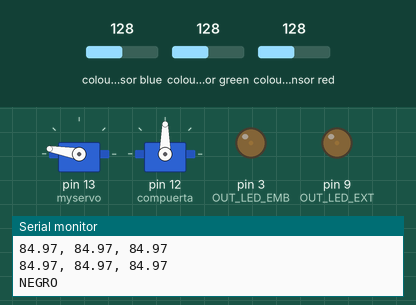
Bench run of a sketch on a simulated Arduino Uno, built with avr-gcc and run on an emulated ATmega328P. Shown: 2 × servo, output pins drawn as LEDs (lit = HIGH), the last lines printed to the serial monitor. The test bench sets the inputs (shaded band); at power-on: colour sensor blue 128, colour sensor green 128, colour sensor red 128.

Above: at 2.9 s.
3.0 s: colour sensor blue set to 99
At 7.1 s:
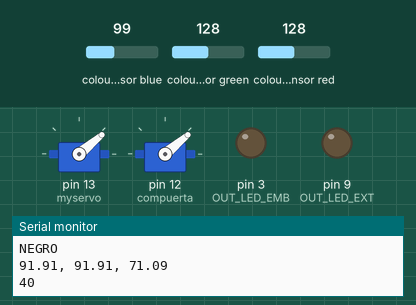
7.6 s: colour sensor blue set to 90
At 11.3 s:
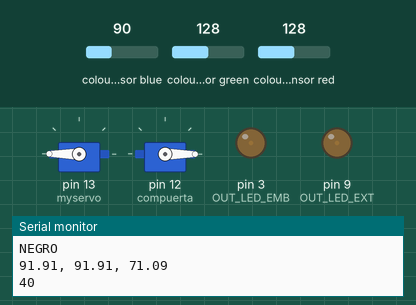
12.2 s: colour sensor green set to 133
At 17.5 s:
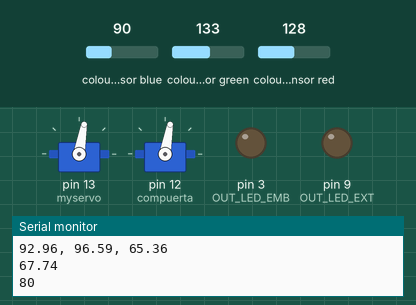
17.8 s: colour sensor red set to 5
At 26.5 s:
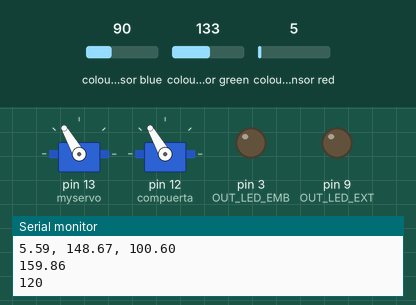
26.6 s: colour sensor red set to 191
40.0 s: colour sensor blue set to 111
45.3 s: colour sensor blue set to 120
Timing chart, 0 to 58.2 s (numbered marks = the images above; inputs shaded):
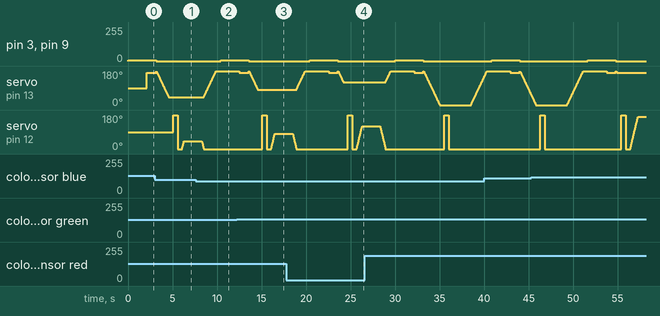

The sketch:

main.ino
```cpp
#include <string.h>
#include "COLOR.h"
#include <Servo.h>
#include <Stepper.h>

Servo compuerta;
Servo myservo;

bool onlyOnce = true;
int buttonState;
int posmyservo = 0;
int pos = 0;
int angle = 0;

double stepsPerRevolution = 2048;
Stepper myStepper(stepsPerRevolution, 8, 10, 9, 11);

void setup() {
  Serial.begin(9600);
  COLOR_init();
  myservo.attach(13);
  myStepper.setSpeed(15);
  compuerta.attach(12);
  //myservo.write(180);
  //compuerta.write(90);
}

void moveServo(Servo &motor, int value, int delayServo){
  for (pos = 0; pos <= value; pos += 1) {
    motor.write(pos);
    delay(5);
  }
  delay(delayServo);
  for (pos = value; pos >= 0; pos -= 1) {
    motor.write(pos);
    delay(5);
  }
}

int angleByColor(char* color){
  //return 120;
  if(color == "ROJO") return 170;
  if(color == "AZUL") return 120;
  if(color == "VERDE") return 80;
  if(color == "NEGRO") return 40;
  else return 0;
}

void loop() {

  RGB_t c = COLOR_getRGB();
  //moveServo(myservo, 90, 0);
  Serial.println(COLOR_getColorName());
  myservo.write(170);


  angle = angleByColor(COLOR_getColorName());
  Serial.println(angle);
  for (posmyservo = 180; posmyservo >= angle; posmyservo -= 1) {
    myservo.write(posmyservo);
    delay(10);
  }
  delay(500);
  compuerta.write(180);
  delay(500);
  compuerta.write(0);
  delay(500);

  moveServo(compuerta, angle, 2000);

  for (posmyservo = angle; posmyservo <= 180; posmyservo += 1) {
    myservo.write(posmyservo);
    delay(10);
  }
  delay(500);
}
```

COLOR.cpp
```cpp
#include "COLOR.h"
#include "Adafruit_TCS34725.h"
#include "ColorConverterLib.h"

Adafruit_TCS34725 colorSensor = Adafruit_TCS34725( TCS34725_INTEGRATIONTIME_700MS, TCS34725_GAIN_1X );

const int COLOR_HUE[] = { MAX_HUE_ROJO, MAX_HUE_NARANJA, MAX_HUE_AMARILLO, MAX_HUE_VERDE, MAX_HUE_AZUL,  MAX_HUE_VIOLETA, MAX_HUE_ROJO_2};
const int COLOR_ARRAY_LENGTH = sizeof (COLOR_HUE ) / sizeof (int );
// Es importante que Blanco, Negro y Gris sean los primeros tres! Si se desea modificar hay que cambiar los defines "INDEX_OF"
// Los colores deben estar en el mismo orden que están en COLOR_HUE
const char* COLOR_NAME[] = { "BLANCO", "NEGRO", "GRIS", "ROJO", "NARANJA", "AMARILLO", "VERDE", "AZUL", "VIOLETA", "ROJO"};

/* Es necesario llamar esta función en setup() para inicializar el sensor */
void COLOR_init( ){
      //configuración de inputs y outputs
    pinMode(OUT_LED_EMB, OUTPUT);
    pinMode(OUT_LED_EXT, OUTPUT);

    //leds inician apagados
    analogWrite(OUT_LED_EMB, LED_OFF);
    analogWrite(OUT_LED_EXT, LED_OFF);

    colorSensor.begin( );
}

/* Esta función es la más directa de usar. Simplemente entrega el nombre del color luego de observarlo*/
char * COLOR_getColorName(){
    RGB_t colorInRGB = COLOR_getRGB();
    HSL_t colorInHSL = COLOR_getHSLfromRGB( colorInRGB );
    int index = COLOR_getIndex( colorInHSL );
    return COLOR_getNameFromIndex(index);
}

/* Esta función devuelve un nombre amigable del color que se le pasa.
 Toma como entrada el índice del color dentro de COLOR_HUE[] */
char* COLOR_getNameFromIndex( int p_index ){
    if( p_index >= 0 && p_index < sizeof(COLOR_NAME) ) return COLOR_NAME[ p_index ];
    return "DESCONOCIDO";
}

/**
 * Esta función devulve el índice del array de tonos (COLOR_HUE)
 */
int COLOR_getIndex( HSL_t p_hsl ){
    // Si los parámetros caen dentro de la escala de grises
    if( p_hsl.luminosity >= LUMINOSITY_MIN_BLANCO && p_hsl.saturation < SATURATION_MAX_BLANCO ){
        return INDEX_OF_NAME_BLANCO;
    }
    if( p_hsl.luminosity < LUMINOSITY_MAX_NEGRO && p_hsl.saturation < SATURATION_MAX_NEGRO ){
        return INDEX_OF_NAME_NEGRO;
    }
    if( p_hsl.luminosity < LUMINOSITY_MAX_GRIS && p_hsl.saturation < SATURATION_MAX_GRIS ){
        return INDEX_OF_NAME_GRIS;
    }
    // Dependiendo del hue devuelve el color correspondiente del array de colores
    Serial.println(p_hsl.hue);
    for( int i = 0; i < COLOR_ARRAY_LENGTH; i++ ){
        if( p_hsl.hue <= COLOR_HUE[i] ){
            return i + INDEX_START_OF_COLORS;
        }
    }
    return UNKOWN_COLOR;
}

/**
   Transforma del modelo de color RGB al modelo HSL
 */
HSL_t COLOR_getHSLfromRGB( RGB_t p_rgb ){

    double hue;
    double saturation;
    double luminosity;
    ColorConverter::RgbToHsl(
                              static_cast < uint8_t > ( p_rgb.red ),
                              static_cast < uint8_t > ( p_rgb.green ),
                              static_cast < uint8_t > ( p_rgb.blue ),
                              hue, saturation, luminosity );

    HSL_t hsl;
    hsl.hue = hue * H_CONVERTER;
    hsl.saturation = saturation * LS_CONVERTER;
    hsl.luminosity = luminosity * LS_CONVERTER;

    return hsl;
}


/**
   Obtiene el color RGB del Sensor
 */
RGB_t COLOR_getRGB( ){

    uint16_t white;
    uint16_t red;
    uint16_t green;
    uint16_t blue;

    //Apagar el led de iluminacion integrado al sensor de color
    colorSensor.setInterrupt( false );
    analogWrite(OUT_LED_EMB, LED_EMB_ON);
    analogWrite(OUT_LED_EXT, LED_EXT_ON);

    // Toma al menos 60ms obtener un color
    delay( 1000 );

    //Obtenemos los colores del sensor
    colorSensor.getRawData( &red, &green, &blue, &white );

    //Encender el led integrado al sensor de color
    colorSensor.setInterrupt( true );

    analogWrite(OUT_LED_EMB, LED_OFF);
    analogWrite(OUT_LED_EXT, LED_OFF);

    // Obtener Codigo RGB
    RGB_t rgb;
    rgb.red = ( ( ( float ) red / white ) ) * CHAR_MAX_VAL;
    rgb.green = ( ( ( float ) green / white ) ) * CHAR_MAX_VAL;
    rgb.blue = ( ( float ) blue / white ) * CHAR_MAX_VAL;
    Serial.print (String(rgb.red) + ", ");
    Serial.print(String(rgb.green)+ ", ");
    Serial.println(String(rgb.blue));
    return rgb;
}
```

COLOR.h
```cpp
#ifndef COLOR_H
#define COLOR_H

// pines donde están conectados los leds
#define OUT_LED_EMB 3 // led embebido en el sensor
#define OUT_LED_EXT 9 // led externo


// intensidad de los leds. 0 es apagado, 255 es la máxima intensidad.
#define LED_OFF 0
#define LED_EMB_ON 5 //antes 32
#define LED_EXT_ON 5 //antes 128


#define MAX_HUE_ROJO 14
#define MAX_HUE_NARANJA 30
#define MAX_HUE_AMARILLO 60
#define MAX_HUE_VERDE 150
#define MAX_HUE_AZUL 270
#define MAX_HUE_VIOLETA 355
#define MAX_HUE_ROJO_2 360

#define INDEX_OF_NAME_BLANCO 0
#define INDEX_OF_NAME_NEGRO 1
#define INDEX_OF_NAME_GRIS 2
#define INDEX_START_OF_COLORS 3

#define LUMINOSITY_MIN_BLANCO 50 //antes 31
#define LUMINOSITY_MAX_NEGRO LUMINOSITY_MIN_BLANCO
#define LUMINOSITY_MAX_GRIS LUMINOSITY_MAX_NEGRO
#define SATURATION_MAX_BLANCO 11 //antes 11
#define SATURATION_MAX_NEGRO 15 //antes 20
#define SATURATION_MAX_GRIS 15

#define H_CONVERTER 360.0
#define LS_CONVERTER 100.0

#define CHAR_MAX_VAL 255

#define UNKOWN_COLOR -1

/**
 * Estructura para almacenar la informacion RGB del color
 */
typedef struct{
    float red;
    float green;
    float blue;
} RGB_t;

/**
 * Estructura para almacenar la informacion HSL del color
 */
typedef struct{
    double hue;
    double saturation;
    double luminosity;
} HSL_t;


void COLOR_init( );
char * COLOR_getColorName();
char* COLOR_getNameFromIndex( int p_index );
int COLOR_getIndex( HSL_t p_hsl );
RGB_t COLOR_getRGB( );
HSL_t COLOR_getHSLfromRGB( RGB_t p_rgb );

#endif /* COLOR_H */
```

ColorConverterLib.cpp
```cpp
// (licence header left out)
#include "ColorConverterLib.h"

void ColorConverter::RgbToHsv(uint8_t red, uint8_t green, uint8_t blue, double& hue, double& saturation, double& value)
{
	auto rd = static_cast<double>(red) / 255;
	auto gd = static_cast<double>(green) / 255;
	auto bd = static_cast<double>(blue) / 255;
	auto max = threeway_max(rd, gd, bd), min = threeway_min(rd, gd, bd);

	value = max;

	auto d = max - min;
	saturation = max == 0 ? 0 : d / max;

	hue = 0;
	if (max != min)
	{
		if (max == rd)
		{
			hue = (gd - bd) / d + (gd < bd ? 6 : 0);
		}
		else if (max == gd)
		{
			hue = (bd - rd) / d + 2;
		}
		else if (max == bd)
		{
			hue = (rd - gd) / d + 4;
		}
		hue /= 6;
	}
}


void ColorConverter::RgbToHsl(uint8_t red, uint8_t green, uint8_t blue, double& hue, double& saturation, double& lighting)
{
	auto rd = static_cast<double>(red) / 255;
	auto gd = static_cast<double>(green) / 255;
	auto bd = static_cast<double>(blue) / 255;

	auto max = threeway_max(rd, gd, bd);
	auto min = threeway_min(rd, gd, bd);

	double h, s, l = (max + min) / 2;

	if (max == min)
	{
		h = s = 0; // achromatic
	}
	else
	{
		auto d = max - min;
		s = l > 0.5 ? d / (2 - max - min) : d / (max + min);
		if (max == rd)
		{
			h = (gd - bd) / d + (gd < bd ? 6 : 0);
		}
		else if (max == gd)
		{
			h = (bd - rd) / d + 2;
		}
		else if (max == bd)
		{
			h = (rd - gd) / d + 4;
		}
		h /= 6;
	}

	hue = h;
	saturation = s;
	lighting = l;
}

void ColorConverter::HsvToRgb(double hue, double saturation, double value, uint8_t& red, uint8_t& green, uint8_t& blue)
{
	double r, g, b;

	auto i = static_cast<int>(hue * 6);
	auto f = hue * 6 - i;
	auto p = value * (1 - saturation);
	auto q = value * (1 - f * saturation);
	auto t = value * (1 - (1 - f) * saturation);

	switch (i % 6)
	{
	case 0: r = value , g = t , b = p;
		break;
	case 1: r = q , g = value , b = p;
		break;
	case 2: r = p , g = value , b = t;
		break;
	case 3: r = p , g = q , b = value;
		break;
	case 4: r = t , g = p , b = value;
		break;
	case 5: r = value , g = p , b = q;
		break;
	}

	red = static_cast<uint8_t>(r * 255);
	green = static_cast<uint8_t>(g * 255);
	blue = static_cast<uint8_t>(b * 255);
}


void ColorConverter::HslToRgb(double hue, double saturation, double lightness, uint8_t& red, uint8_t& green, uint8_t& blue)
{
	double r, g, b;

	if (saturation == 0)
	{
		r = g = b = lightness; // achromatic
	}
	else
	{
		auto q = lightness < 0.5 ? lightness * (1 + saturation) : lightness + saturation - lightness * saturation;
		auto p = 2 * lightness - q;
		r = hue2rgb(p, q, hue + 1 / 3.0);
		g = hue2rgb(p, q, hue);
		b = hue2rgb(p, q, hue - 1 / 3.0);
	}

	red = static_cast<uint8_t>(r * 255);
	green = static_cast<uint8_t>(g * 255);
	blue = static_cast<uint8_t>(b * 255);
}

void ColorConverter::TemperatureToRgb(int kelvin, uint8_t& red, uint8_t& green, uint8_t& blue)
{
	auto temp = kelvin / 100;

	if (temp <= 66)
	{
		red = 255;
		green = 99.4708025861 * log(temp) - 161.1195681661;

		if (temp <= 19)
		{
			blue = 0;
		}
		else
		{
			blue = 138.5177312231 * log(temp - 10) - 305.0447927307;
		}
	}
	else
	{
		red = 329.698727446 * pow(temp - 60, -0.1332047592);
		green = 288.1221695283 * pow(temp - 60, -0.0755148492);
		blue = 255;
	}
}

void ColorConverter::HexToRgb(String hex, uint8_t& red, uint8_t& green, uint8_t& blue)
{
	long number;
	if(hex[0] == '#')  number = strtol(&hex[1], nullptr, 16);
	else number = strtol(&hex[0], nullptr, 16);
	red = number >> 16;
	green = number >> 8 & 0xFF;
	blue = number & 0xFF;
}

void ColorConverter::RgbToHex(uint8_t red, uint8_t green, uint8_t blue, String &hex)
{
	char hexArray[6] = { 0 };
	sprintf(hexArray, "%02X%02X%02X", red, green, blue);
	hex = hexArray;
}


double inline ColorConverter::threeway_max(double a, double b, double c)
{
	return max(a, max(b, c));
}

double inline ColorConverter::threeway_min(double a, double b, double c)
{
	return min(a, min(b, c));
}

double ColorConverter::hue2rgb(double p, double q, double t)
{
	if (t < 0) t += 1;
	if (t > 1) t -= 1;
	if (t < 1 / 6.0) return p + (q - p) * 6 * t;
	if (t < 1 / 2.0) return q;
	if (t < 2 / 3.0) return p + (q - p) * (2 / 3.0 - t) * 6;
	return p;
}
```

ColorConverterLib.h
```cpp
// (licence header left out)
#ifndef _COLOERCONVERTER_h
#define _COLOERCONVERTER_h

#if defined(ARDUINO) && ARDUINO >= 100
  #include "Arduino.h"
#else
  #include "WProgram.h"
#endif

class ColorConverter
{

public:
  static void RgbToHsv(uint8_t r, uint8_t g, uint8_t b, double &hue, double &saturation, double &value);

  static void RgbToHsl(uint8_t red, uint8_t green, uint8_t blue, double &hue, double &saturation, double &lighting);

  static void HsvToRgb(double hue, double saturation, double value, uint8_t & red, uint8_t & green, uint8_t & blue);

  static void HslToRgb(double hue, double saturation, double lightness, uint8_t &red, uint8_t &green, uint8_t &blue);

  static void TemperatureToRgb(int kelvin, uint8_t & red, uint8_t & green, uint8_t & blue);

  static void HexToRgb(String hex, uint8_t& r, uint8_t& g, uint8_t& b);

  static void RgbToHex(uint8_t r, uint8_t g, uint8_t b, String &hex);

private:
  static double threeway_max(double a, double b, double c);
  static double threeway_min(double a, double b, double c);
  static double hue2rgb(double p, double q, double t);
};
#endif
```

Measured:
- the behaviour switches between 95 and 94 on colour sensor blue (found by bisection; images 1 and 2)
- the behaviour switches between 129 and 130 on colour sensor green (found by bisection; images 2 and 3)
